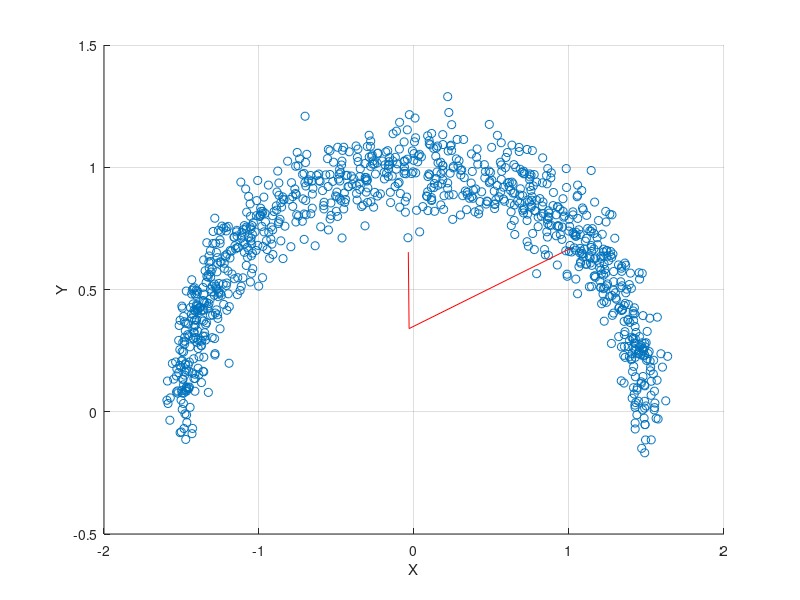

Here is the MATLAB script that generated this plot:
load points2D_Set2.mat
%disp(x)
data = [x y];
data =  transpose(data);
mean = [sum(x)/length(x); sum(y)/length(y)]; %calculating mean of observation

cov = ((data-mean)*transpose((data-mean)))/(length(x)-1);   % calculating covariance of observation
eigenvalues = eig(cov);       % eigenvalues and eigenvector of 
[eigenvectors,D] = eig(cov);  % covariance matrix

% initial point of linear graph
x1 = mean(1); y1 = mean(2);

%finding other 2 points for plotting the linear relationship between X and Y
slope1 = (eigenvectors(2,1)/eigenvectors(1,1));
slope2 = (eigenvectors(2,2)/eigenvectors(1,2));
eigenvalues = sqrt(eigenvalues);

x2 = x1 + eigenvalues(1)*cos(atan(slope1));
y2 = y1 + eigenvalues(1)*sin(atan(slope1));
x3 = x1 + eigenvalues(2)*cos(atan(slope2));
y3 = y1 + eigenvalues(2)*sin(atan(slope2));

set_x=[x1,x2,x3];set_y=[y1,y2,y3];

figure;
scatter(x,y)
hold on
plot(set_x,set_y,'r')%plotting mean
xlabel('X');
ylabel('Y');
%axis('equal');
hold on
grid on
